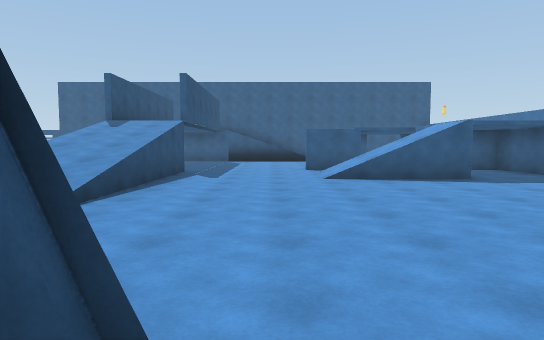
view 1 (above)

24 first-person views from a walk through a scene from a Unity 3-D project. The camera is 1.4 m above the floor, tilts 4° down and sees 75° across. The floor is counted in squares, 2 m on a side. Each view is taken from the middle of a square. On the plan, view 1 faces up. The plan holds only what a view shows up to about 11 squares ahead; the rest is blank. The place goes on beyond the plan. The player character is not drawn. Door leaves are left out, so doorways stand open. Some surface patterns are stand-ins.

view 2
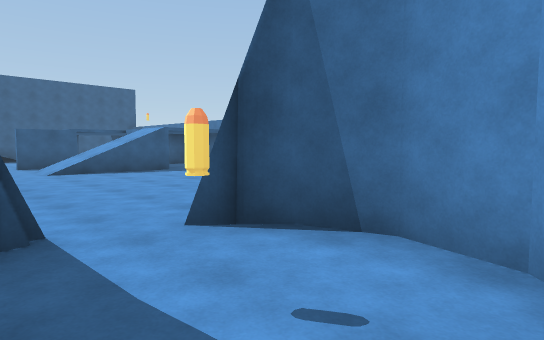

view 3
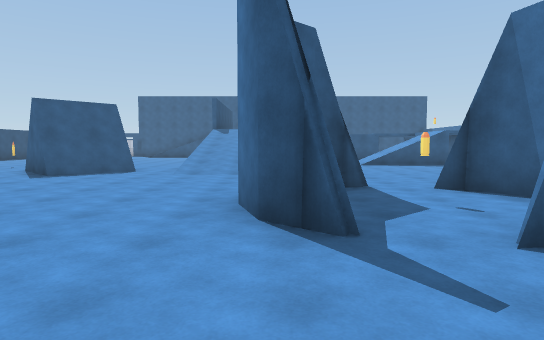

view 4
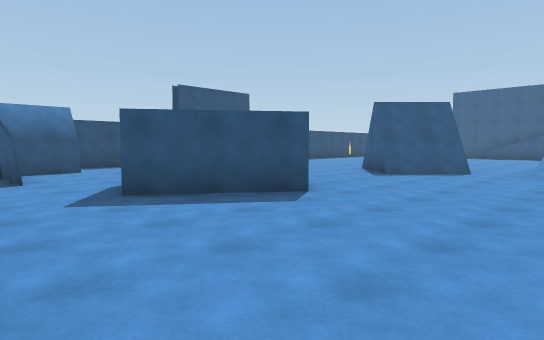

view 5
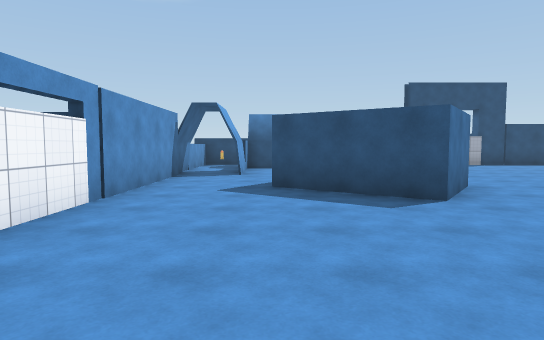

view 6
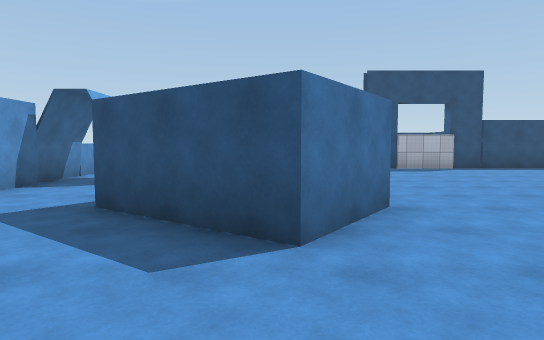

view 7
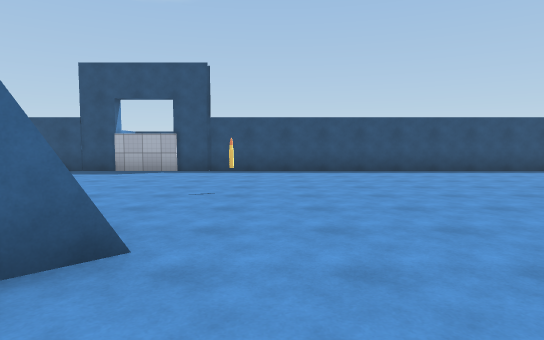

view 8
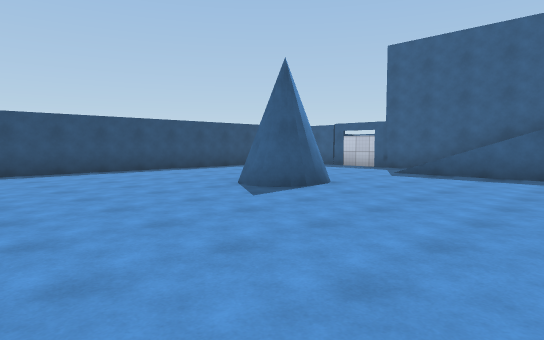

view 9
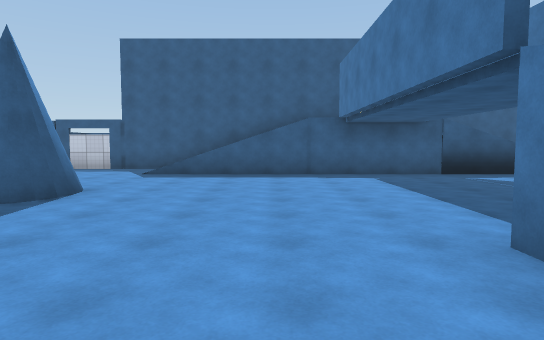

view 10
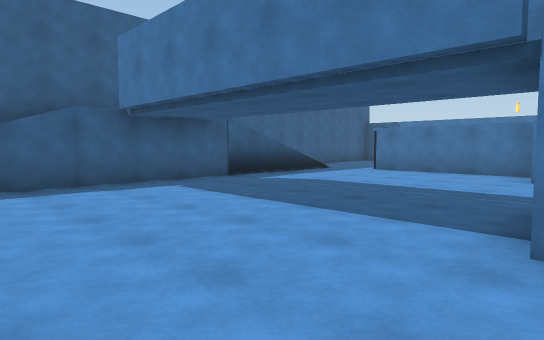

view 11
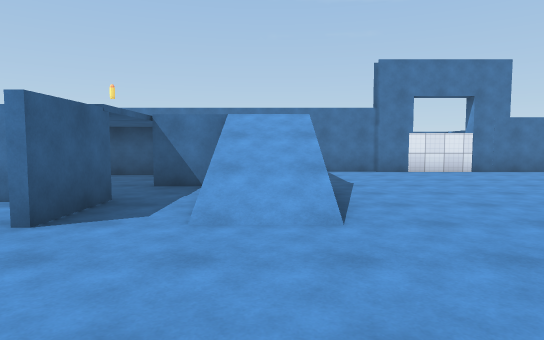

view 12
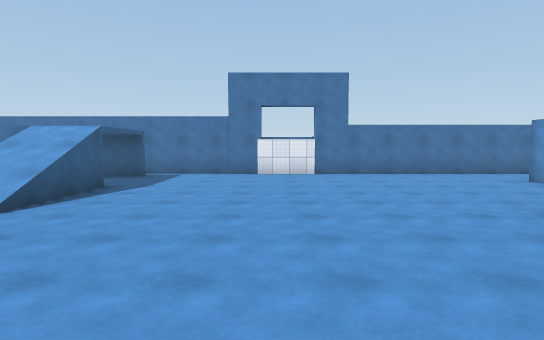

view 13
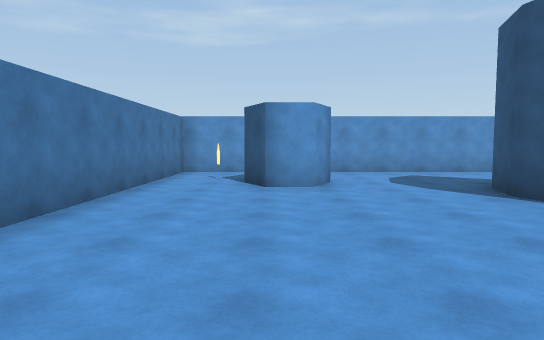

view 14
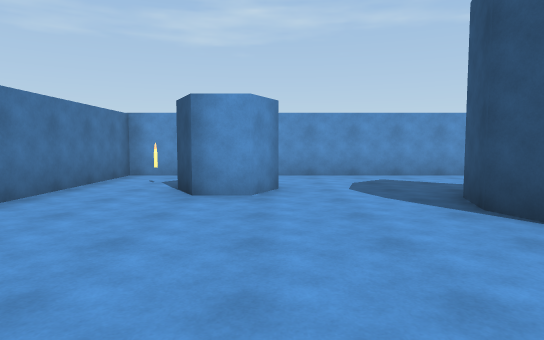

view 15
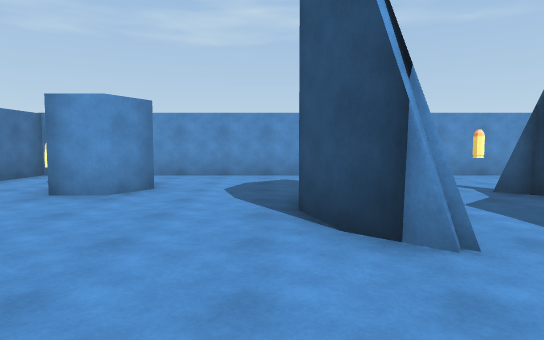

view 16
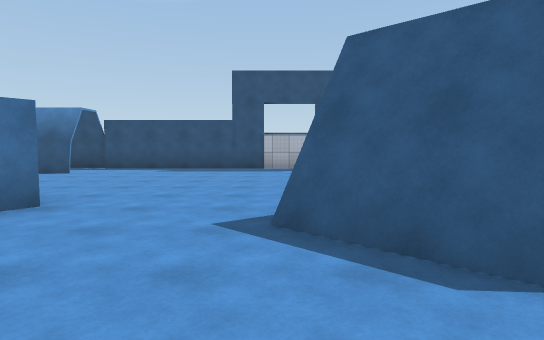

view 17
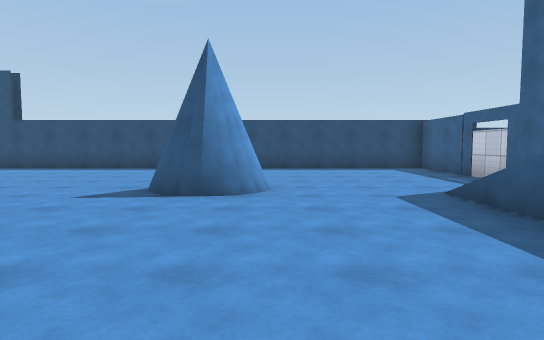

view 18
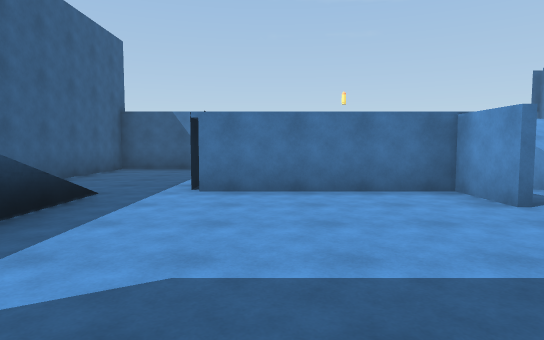

view 19
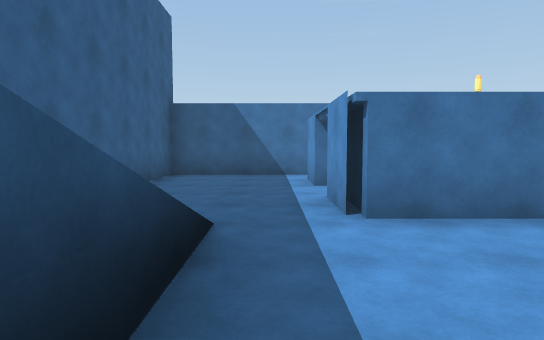

view 20
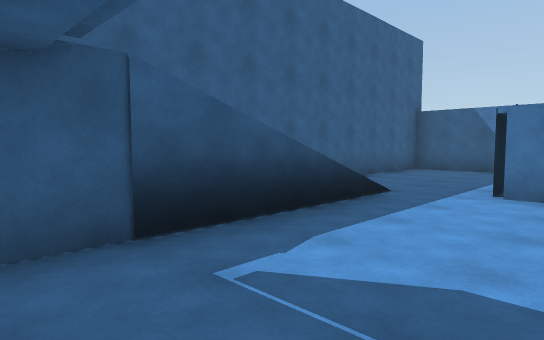

view 21
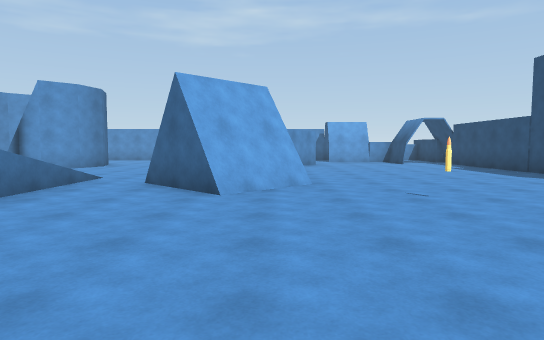

view 22
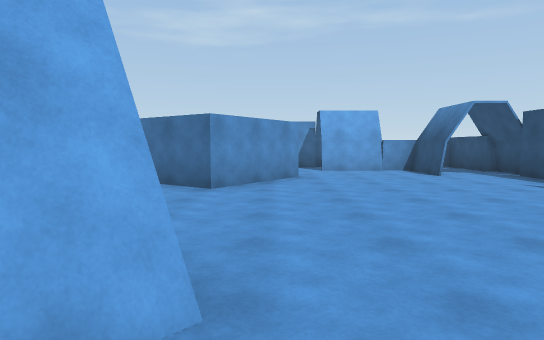

view 23
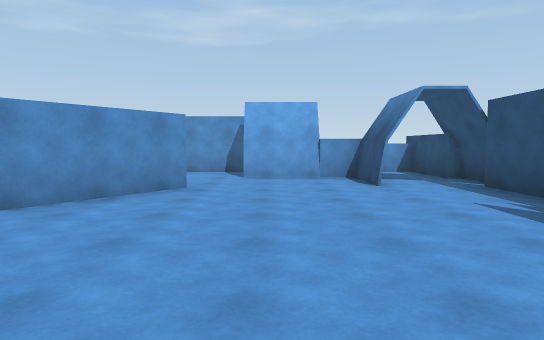

view 24
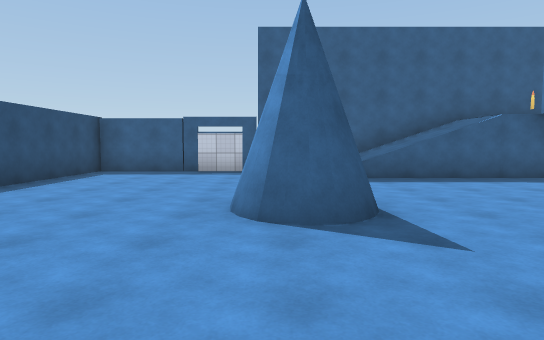

### Floor plan
Key: @ floor where view 1 was taken; # wall or solid block; . main floor; : floor 2.75 m higher than the main floor; / step, stairs or slope; D open door; O other object.
Columns run from 15 left of view 1 to 8 right of it. Each row starts with its distance up from view 1.
 18 ########################
 17 #.....////:O  ////.....#
 16 #.....////::://///.....#
 15 #......................#
 14 #.................#..#.#
 13 #.................#
 12 #....##...........#  .#
 11 #.................#...#
 10 #...............##DDD##
  9 #..........//...... ..#
  8 #..........//...////..##
  7 #..........//..........#
  6 #....O.....//..........#
  5 #......##..//..........#
  4 #......###.//..........#
  3 #......................#
  2 #......................#
  1 #............##........#
  0 #......#.....#.@##.....#
 -1 #.....###....#...#.....#
 -2 #.....##.....#.###..#..#
 -3 #.#................##..#
 -4 #.###............... O.#
 -5 #................... ..#
 -6 ########################

Where each view was taken, in squares from view 1:
view 1: 0 up, 0 right, facing up
view 2: 2 down, 1 left, facing up-right
view 3: 5 down, 2 left, facing up
view 4: 5 down, 3 left, facing up-left
view 5: 3 down, 2 left, facing left
view 6: 1 down, 4 left, facing left
view 7: 7 up, 5 left, facing left
view 8: 7 up, 5 left, facing up-left
view 9: 7 up, 6 left, facing up
view 10: 9 up, 7 left, facing up-right
view 11: 8 up, 2 left, facing right
view 12: 4 up, 3 left, facing right
view 13: 4 up, 5 right, facing down
view 14: 3 up, 4 right, facing down
view 15: 3 up, 2 right, facing down
view 16: 3 up, 4 left, facing left
view 17: 13 up, 4 left, facing left
view 18: 13 up, 3 left, facing right
view 19: 15 up, 1 left, facing right
view 20: 13 up, 3 left, facing up-right
view 21: 11 up, 8 left, facing down
view 22: 6 up, 9 left, facing down
view 23: 4 up, 11 left, facing down
view 24: 8 up, 10 left, facing up
